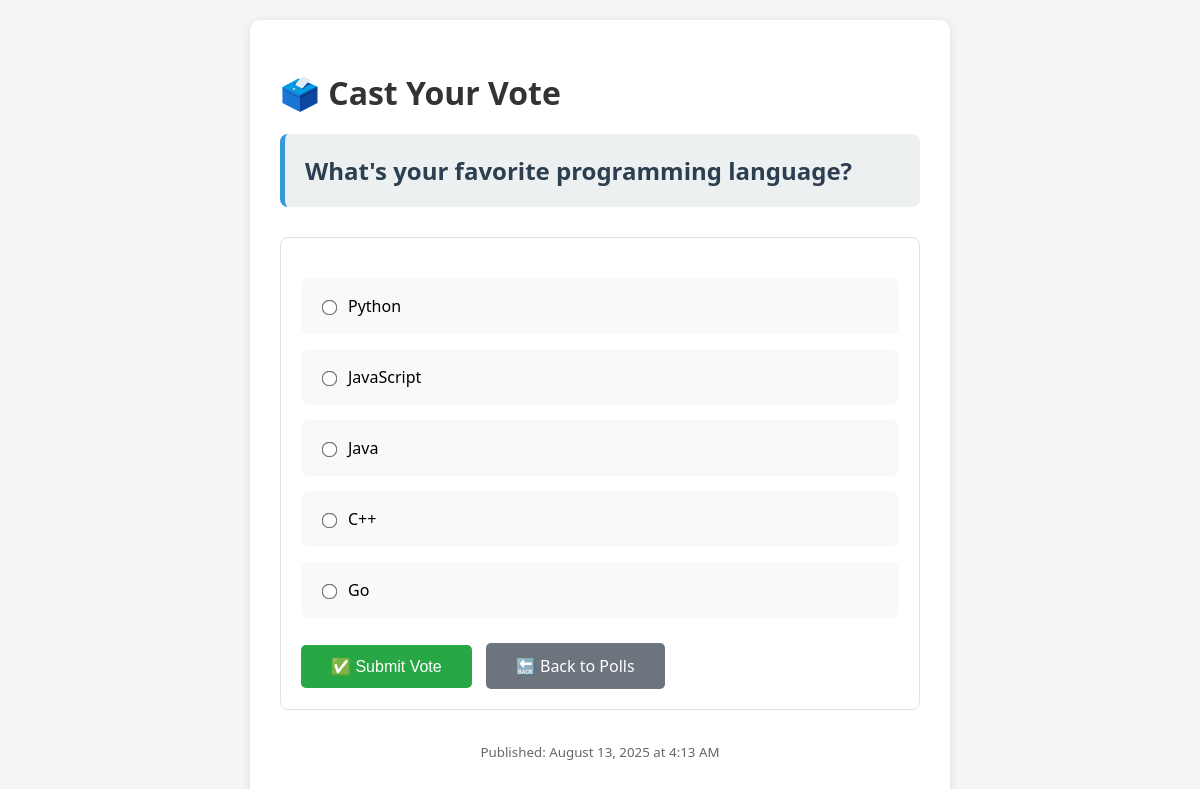
The page /polls/1/ on the database its author committed.
### polls/models.py (models this page shows, shortened)
class Question(models.Model):
    question_text = models.CharField(max_length=200)
    pub_date = models.DateTimeField("date published")

class Choice(models.Model):
    question = models.ForeignKey(Question, on_delete=models.CASCADE, related_name="choices")
    choice_text = models.CharField(max_length=200)
    votes = models.IntegerField(default=0)

### polls/views.py (the view)
# urls.py: path("<int:question_id>/", views.detail, name="detail"),
def detail(request, question_id):
    question = get_object_or_404(Question, pk=question_id)
    return render(request, "polls/detail.html", {"question": question})

### polls/templates/polls/detail.html (shortened to what this page needs)
<!DOCTYPE html>
<html lang="en">
  <head>
  </head>
  <body>
    <div class="container">
      <h1>🗳️ Cast Your Vote</h1>
      <div class="question-text">{{ question.question_text }}</div>
      <form
        action="{% url 'polls:vote' question.id %}"
        method="post"
        class="vote-form"
      >
        <div class="choices">
          {% for choice in question.choices.all %}
          <div class="choice-item">
            <label>
              <input
                type="radio"
                name="choice"
                id="choice{{ forloop.counter }}"
                value="{{ choice.id }}"
              />
              {{ choice.choice_text }}
            </label>
          </div>
          {% endfor %}
        </div>
        <div style="margin-top: 25px">
          <button type="submit" class="btn">✅ Submit Vote</button>
          <a href="{% url 'polls:index' %}" class="btn btn-secondary"
            >🔙 Back to Polls</a
          >
        </div>
      </form>
      <div class="navigation">
        <p style="color: #666; margin-top: 20px">
          <small
            >Published: {{ question.pub_date|date:"F d, Y \a\t g:i A" }}</small
          >
        </p>
      </div>
    </div>
  </body>
</html>

### polls/templates/polls/detail.html (style rules this page uses)
body { font-family: "Segoe UI", Tahoma, Geneva, Verdana, sans-serif; max-width: 700px; margin: 0 auto; padding: 20px; background-color: #f5f5f5; }
.container { background: white; padding: 30px; border-radius: 10px; box-shadow: 0 2px 10px rgba(0, 0, 0, 0.1); }
h1 { color: #333; margin-bottom: 20px; }
.question-text { font-size: 24px; font-weight: 600; color: #2c3e50; margin-bottom: 30px; padding: 20px; background: #ecf0f1; border-radius: 8px; border-left: 5px solid #3498db; }
.choices { margin: 20px 0; }
.choice-item { margin: 15px 0; padding: 15px; background: #f8f9fa; border-radius: 8px; border: 2px solid transparent; transition: all 0.3s; }
.choice-item input[type="radio"] { margin-right: 12px; transform: scale(1.2); }
.choice-item label { font-size: 16px; cursor: pointer; display: flex; align-items: center; }
.btn { background-color: #28a745; color: white; padding: 12px 30px; border: none; border-radius: 5px; font-size: 16px; cursor: pointer; margin-right: 10px; transition: background-color 0.3s; }
.btn-secondary { background-color: #6c757d; text-decoration: none; display: inline-block; text-align: center; }
.navigation { margin-top: 30px; text-align: center; }
.vote-form { background: #fff; padding: 20px; border-radius: 8px; border: 1px solid #dee2e6; }

### rows shown on the page
Question: question_text "What's your favorite programming language?", pub_date "August 13, 2025 at 4:13 AM"
Choice: choice_text "Python"
Choice: choice_text "JavaScript"
Choice: choice_text "Java"
Choice: choice_text "C++"
Choice: choice_text "Go"
